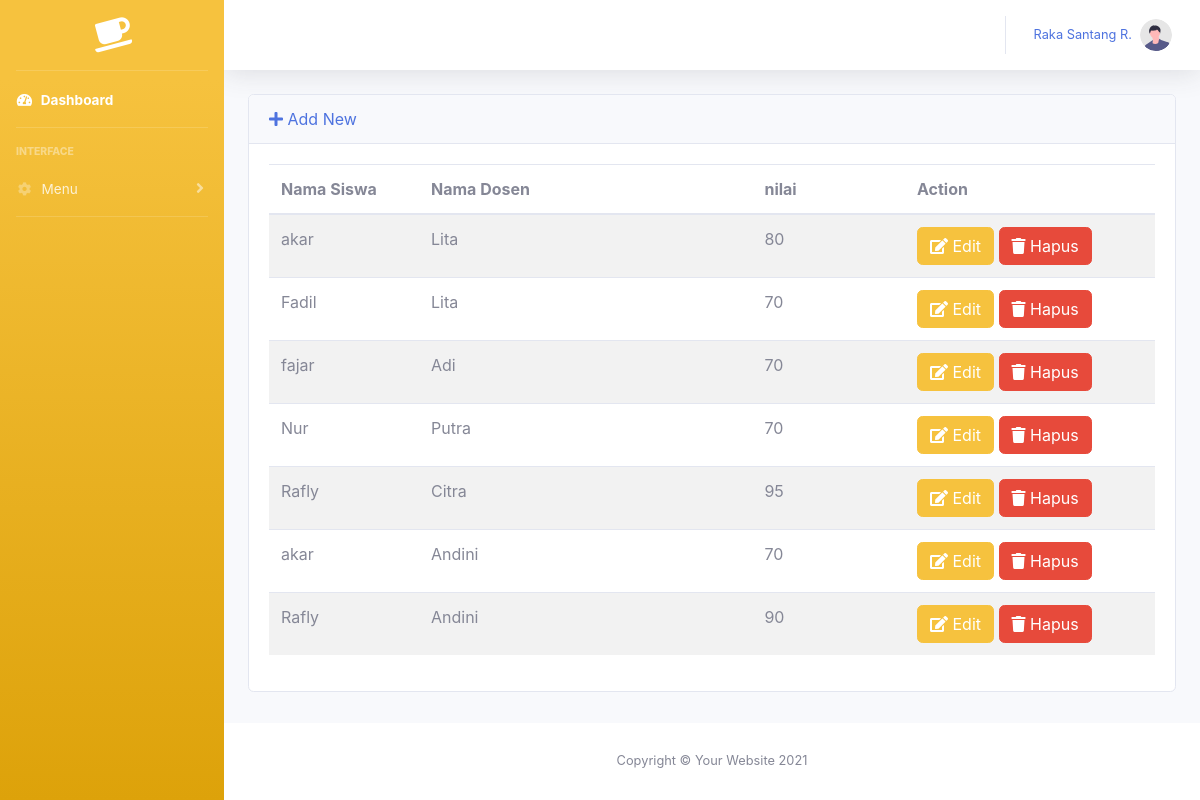
Screenshot of /index.php/nilai with the database file from the repository.
### tables this page shows
CREATE TABLE `nilai` (
  `id_nilai` int(4) NOT NULL,
  `nis` int(9) NOT NULL,
  `kd_dosen` char(10) NOT NULL,
  `nilai` int(3) NOT NULL
);

CREATE TABLE `siswa` (
  `nis` int(9) NOT NULL,
  `nama_siswa` varchar(225) NOT NULL,
  `kd_jurusan` char(10) NOT NULL
);

CREATE TABLE `dosen` (
  `kd_dosen` char(10) NOT NULL,
  `nama_dosen` varchar(255) NOT NULL,
  `alamat_dosen` varchar(255) NOT NULL,
  `kd_mapel` char(10) NOT NULL
);

### application/controllers/Nilai.php (called while the page is built, shortened)
<?php
class Nilai extends CI_Controller
{
    public function __construct()
    {
        $this->load->model('nilai_model');
        $this->load->library('form_validation');
    }
    public function index()
    {
        $data['nilais'] = $this->nilai_model->getAll();
        $data['title'] = 'Nilai | List';
        $this->load->view('nilai/list', $data);
    }
}

### index.php (called while the page is built, shortened)
<?php
require_once BASEPATH.'core/CodeIgniter.php';

### application/models/Nilai_model.php (called while the page is built, shortened)
<?php
class Nilai_model extends CI_Model
{
    public function getAll()
    {
        $sql = "SELECT id_nilai, nilai, nama_siswa, nama_dosen FROM nilai INNER JOIN siswa ON nilai.nis = siswa.nis INNER JOIN dosen ON nilai.kd_dosen = dosen.kd_dosen ORDER BY id_nilai ASC";
        return $this->db->query($sql)->result();
    }
}

### application/views/nilai/list.php (the view, shortened to what this page needs)
<!DOCTYPE html>
<html lang="en">
<head>
</head>
<body id="page-top">
    <div id="wrapper">
        <div id="content-wrapper" class="d-flex flex-column">
            <div id="content">
                <div class="container">
                    <div class="row">
                        <div class="col">
                            <div class="card mb-3">
                                <div class="card-header d-flex align-items-center">
                                    <a href="<?= site_url('nilai/create') ?>"><i class="fas fa-plus"></i> Add New</a>
                                </div>
                                <div class="card-body">
                                    <div class="table-responsive">
                                        <table class="display table table-striped table-hover" id="dataTable" width="80%" cellspacing="0">
                                            <thead>
                                                <tr>
                                                    <th>Nama Siswa</th>
                                                    <th>Nama Dosen</th>
                                                    <th>nilai</th>
                                                    <th>Action</th>
                                                </tr>
                                            </thead>
                                            <tbody>
                                                <?php foreach ($nilais as $nilai) : ?>
                                                    <tr>
                                                        <td width="150">
                                                            <?= $nilai->nama_siswa ?>
                                                        </td>
                                                        <td>
                                                            <?= $nilai->nama_dosen ?>
                                                        </td>
                                                        <td>
                                                            <?= $nilai->nilai ?>
                                                        </td>
                                                        <td width="250">
                                                            <a href="<?= site_url('nilai/edit/' . $nilai->id_nilai) ?>" class="btn btn-warning"><i class="fas fa-edit"></i> Edit</a>
                                                            <a onclick="deleteConfirm('<?= site_url('nilai/delete/' . $nilai->id_nilai) ?>')" href="#!" class="btn btn-danger"><i class="fas fa-trash"></i> Hapus</a>
                                                        </td>
                                                    </tr>
                                                <?php endforeach; ?>
                                            </tbody>
                                        </table>
                                    </div>
                                </div>
                            </div>
                        </div>
                    </div>
                </div>
            </div>
        </div>
    </div>
</body>
</html>

### rows the page displays
nilai: nis.nama_siswa "akar", kd_dosen.nama_dosen "Lita", nilai "80"
nilai: nis.nama_siswa "Fadil", kd_dosen.nama_dosen "Lita", nilai "70"
nilai: nis.nama_siswa "fajar", kd_dosen.nama_dosen "Adi", nilai "70"
nilai: nis.nama_siswa "Nur", kd_dosen.nama_dosen "Putra", nilai "70"
nilai: nis.nama_siswa "Rafly", kd_dosen.nama_dosen "Citra", nilai "95"
nilai: nis.nama_siswa "akar", kd_dosen.nama_dosen "Andini", nilai "70"
nilai: nis.nama_siswa "Rafly", kd_dosen.nama_dosen "Andini", nilai "90"
